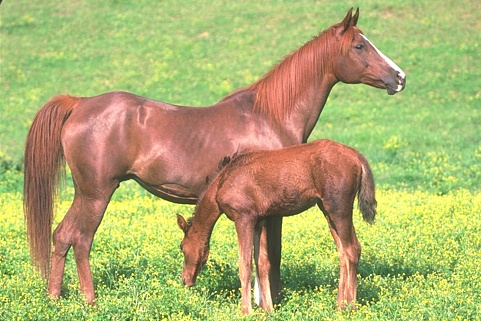
%> input picture 期末汇总/10185102144_董辰尧_代码/实验七/113044.jpg, 481 x 321 px
$ octave Main.m   (GNU Octave 9; MATLAB toolbox functions it lacks are replaced by stand-ins)
%> lines starting %> are read from the running program, lines starting %| are printed output that depends on the picture; in (x1, y1, x2, y2) boxes, pixels count from 0 and x2, y2 are one past the last pixel; in counts of white or black regions, pixels touching at a corner belong together; the program's own positions count from 1
### SFFCMCode/w_MMGR_WT.m
%% MMGR-WT achieves superpixel segmentation using adaptive and multiscale morphological gradient reconstruction
% L_seg is lable image with line
% i is the maximal iterations
% diff is the difference between the previous result and current gradient
function [L_seg,i,diff]=w_MMGR_WT(f,se_start)
% gauP=5 is the default value
% se_start=1;
max_itr=50;
min_impro=0.0001;
%% step1 gaussian filtering
sigma=1.0;gausFilter=fspecial('gaussian',[5 5],sigma);g=imfilter(f,gausFilter,'replicate');
%% step2 compute gradient image
gg=colorspace('Lab<-RGB',g);
a1=sgrad_edge(normalized(gg(:,:,1))).^2;b1=sgrad_edge(abs(normalized(gg(:,:,2)))).^2;c1=sgrad_edge(normalized(gg(:,:,3))).^2;
ngrad_f1=sqrt(a1+b1+c1);
%% step3 MMGR
f_g=zeros(size(f,1),size(f,2));diff=zeros(max_itr,1);
for i=1:max_itr
    gx=w_recons_CO(ngrad_f1,strel('disk',i+se_start-1));
    f_g2=max(f_g,double(gx));
    f_g1=f_g;f_g=f_g2;
    diff(i)=mean2(abs(f_g1 - f_g2));
	if i > 1
		if diff(i) < min_impro, break; end
    end
end
%% step4  watershed
L_seg=watershed(f_g);

### SFFCMCode/colorspace.m
function varargout = colorspace(Conversion,varargin)
%Ó¦ÓÃËµÃ÷£ºf2=colorspace('HSV<-RGB',f);f2ÎªÊä³ö£¬fÎªÊäÈë,¡®HSV<-RGB¡¯±íÊ¾´ÓRGB²ÊÉ«¿Õ¼ä×ª»»µ½HSV²ÊÉ«¿Õ¼ä
%COLORSPACE  Convert a color image between color representations.
%   B = COLORSPACE(S,A) converts the color representation of image A
%   where S is a string specifying the conversion.  S tells the
%   source and destination color spaces, S = 'dest<-src', or
%   alternatively, S = 'src->dest'.  Supported color spaces are
%
%     'RGB'              R'G'B' Red Green Blue (ITU-R BT.709 gamma-corrected)
%     'YPbPr'            Luma (ITU-R BT.601) + Chroma
%     'YCbCr'/'YCC'      Luma + Chroma ("digitized" version of Y'PbPr)
%     'YUV'              NTSC PAL Y'UV Luma + Chroma
%     'YIQ'              NTSC Y'IQ Luma + Chroma
%     'YDbDr'            SECAM Y'DbDr Luma + Chroma
%     'JPEGYCbCr'        JPEG-Y'CbCr Luma + Chroma
%     'HSV'/'HSB'        Hue Saturation Value/Brightness
%     'HSL'/'HLS'/'HSI'  Hue Saturation Luminance/Intensity
%     'XYZ'              CIE XYZ
%     'Lab'              CIE L*a*b* (CIELAB)
%     'Luv'              CIE L*u*v* (CIELUV)
%     'Lch'              CIE L*ch (CIELCH)
%
%  All conversions assume 2 degree observer and D65 illuminant.  Color
%  space names are case insensitive.  When R'G'B' is the source or
%  destination, it can be omitted. For example 'yuv<-' is short for
%  'yuv<-rgb'.
%
%  MATLAB uses two standard data formats for R'G'B': double data with
%  intensities in the range 0 to 1, and uint8 data with integer-valued
%  intensities from 0 to 255.  As MATLAB's native datatype, double data is
%  the natural choice, and the R'G'B' format used by colorspace.  However,
%  for memory and computational performance, some functions also operate
%  with uint8 R'G'B'.  Given uint8 R'G'B' color data, colorspace will
%  first cast it to double R'G'B' before processing.
%
%  If A is an Mx3 array, like a colormap, B will also have size Mx3.
%
%  [B1,B2,B3] = COLORSPACE(S,A) specifies separate output channels.
%  COLORSPACE(S,A1,A2,A3) specifies separate input channels.
% Pascal Getreuer 2005-2006
%%% Input parsing %%%
if nargin < 2, error('Not enough input arguments.'); end
[SrcSpace,DestSpace] = parse(Conversion);
if nargin == 2
   Image = varargin{1};
elseif nargin >= 3
   Image = cat(3,varargin{:});
else
   error('Invalid number of input arguments.');
end
FlipDims = (size(Image,3) == 1);
if FlipDims, Image = permute(Image,[1,3,2]); end
if ~isa(Image,'double'), Image = double(Image)/255; end
if size(Image,3) ~= 3, error('Invalid input size.'); end
SrcT = gettransform(SrcSpace);
DestT = gettransform(DestSpace);
if ~ischar(SrcT) & ~ischar(DestT)
   % Both source and destination transforms are affine, so they
   % can be composed into one affine operation
   T = [DestT(:,1:3)*SrcT(:,1:3),DestT(:,1:3)*SrcT(:,4)+DestT(:,4)];
   Temp = zeros(size(Image));
   Temp(:,:,1) = T(1)*Image(:,:,1) + T(4)*Image(:,:,2) + T(7)*Image(:,:,3) + T(10);
   Temp(:,:,2) = T(2)*Image(:,:,1) + T(5)*Image(:,:,2) + T(8)*Image(:,:,3) + T(11);
   Temp(:,:,3) = T(3)*Image(:,:,1) + T(6)*Image(:,:,2) + T(9)*Image(:,:,3) + T(12);
   Image = Temp;
elseif ~ischar(DestT)
   Image = rgb(Image,SrcSpace);
   Temp = zeros(size(Image));
   Temp(:,:,1) = DestT(1)*Image(:,:,1) + DestT(4)*Image(:,:,2) + DestT(7)*Image(:,:,3) + DestT(10);
   Temp(:,:,2) = DestT(2)*Image(:,:,1) + DestT(5)*Image(:,:,2) + DestT(8)*Image(:,:,3) + DestT(11);
   Temp(:,:,3) = DestT(3)*Image(:,:,1) + DestT(6)*Image(:,:,2) + DestT(9)*Image(:,:,3) + DestT(12);
   Image = Temp;
else
   Image = feval(DestT,Image,SrcSpace);
end
%%% Output format %%%
if nargout > 1
   varargout = {Image(:,:,1),Image(:,:,2),Image(:,:,3)};
else
   if FlipDims, Image = permute(Image,[1,3,2]); end
   varargout = {Image};
end
return;

function [SrcSpace,DestSpace] = parse(Str)
% Parse conversion argument
if isstr(Str)
   Str = lower(strrep(strrep(Str,'-',''),' ',''));
   k = find(Str == '>');

   if length(k) == 1         % Interpret the form 'src->dest'
      SrcSpace = Str(1:k-1);
      DestSpace = Str(k+1:end);
   else
      k = find(Str == '<');

      if length(k) == 1      % Interpret the form 'dest<-src'
         DestSpace = Str(1:k-1);
         SrcSpace = Str(k+1:end);
      else
         error(['Invalid conversion, ''',Str,'''.']);
      end
   end

   SrcSpace = alias(SrcSpace);
   DestSpace = alias(DestSpace);
else
   SrcSpace = 1;             % No source pre-transform
   DestSpace = Conversion;
   if any(size(Conversion) ~= 3), error('Transformation matrix must be 3x3.'); end
end
return;

function Space = alias(Space)
Space = strrep(Space,'cie','');
if isempty(Space)
   Space = 'rgb';
end
switch Space
case {'ycbcr','ycc'}
   Space = 'ycbcr';
case {'hsv','hsb'}
   Space = 'hsv';
case {'hsl','hsi','hls'}
   Space = 'hsl';
case {'rgb','yuv','yiq','ydbdr','ycbcr','jpegycbcr','xyz','lab','luv','lch'}
   return;
end
return;

function T = gettransform(Space)
% Get a colorspace transform: either a matrix describing an affine transform,
% or a string referring to a conversion subroutine
switch Space
case 'ypbpr'
   T = [0.299,0.587,0.114,0;-0.1687367,-0.331264,0.5,0;0.5,-0.418688,-0.081312,0];
case 'yuv'
   % R'G'B' to NTSC/PAL YUV
   T = [0.299,0.587,0.114,0;-0.147,-0.289,0.436,0;0.615,-0.515,-0.100,0];
case 'ydbdr'
   % R'G'B' to SECAM YDbDr
   T = [0.299,0.587,0.114,0;-0.450,-0.883,1.333,0;-1.333,1.116,0.217,0];
case 'yiq'
   % R'G'B' in [0,1] to NTSC YIQ in [0,1];[-0.595716,0.595716];[-0.522591,0.522591];
   T = [0.299,0.587,0.114,0;0.595716,-0.274453,-0.321263,0;0.211456,-0.522591,0.311135,0];
case 'ycbcr'
   % R'G'B' (range [0,1]) to ITU-R BRT.601 (CCIR 601) Y'CbCr
   % Poynton, Equation 3, scaling of R'G'B to Y'PbPr conversion
   T = [65.481,128.553,24.966,16;-37.797,-74.203,112.0,128;112.0,-93.786,-18.214,128];
case 'jpegycbcr'
   T = [0.299,0.587,0.114,0;-0.168736,-0.331264,0.5,0.5;0.5,-0.418688,-0.081312,0.5]*255;
case {'rgb','xyz','hsv','hsl','lab','luv','lch'}
   T = Space;
otherwise
   error(['Unknown color space, ''',Space,'''.']);
end
return;

function Image = rgb(Image,SrcSpace)
% Convert to Rec. 709 R'G'B' from 'SrcSpace'
switch SrcSpace
case 'rgb'
   return;
case 'hsv'
   % Convert HSV to R'G'B'
   Image = huetorgb((1 - Image(:,:,2)).*Image(:,:,3),Image(:,:,3),Image(:,:,1));
case 'hsl'
   % Convert HSL to R'G'B'
   L = Image(:,:,3);
   Delta = Image(:,:,2).*min(L,1-L);
   Image = huetorgb(L-Delta,L+Delta,Image(:,:,1));
case {'xyz','lab','luv','lch'}
   % Convert to CIE XYZ
   Image = xyz(Image,SrcSpace);
   % Convert XYZ to RGB
   T = [3.240479,-1.53715,-0.498535;-0.969256,1.875992,0.041556;0.055648,-0.204043,1.057311];
   R = T(1)*Image(:,:,1) + T(4)*Image(:,:,2) + T(7)*Image(:,:,3);  % R
   G = T(2)*Image(:,:,1) + T(5)*Image(:,:,2) + T(8)*Image(:,:,3);  % G
   B = T(3)*Image(:,:,1) + T(6)*Image(:,:,2) + T(9)*Image(:,:,3);  % B
   % Desaturate and rescale to constrain resulting RGB values to [0,1]
   AddWhite = -min(min(min(R,G),B),0);
   Scale = max(max(max(R,G),B)+AddWhite,1);
   R = (R + AddWhite)./Scale;
   G = (G + AddWhite)./Scale;
   B = (B + AddWhite)./Scale;
   % Apply gamma correction to convert RGB to Rec. 709 R'G'B'
   Image(:,:,1) = gammacorrection(R);  % R'
   Image(:,:,2) = gammacorrection(G);  % G'
   Image(:,:,3) = gammacorrection(B);  % B'
otherwise  % Conversion is through an affine transform
   T = gettransform(SrcSpace);
   temp = inv(T(:,1:3));
   T = [temp,-temp*T(:,4)];
   R = T(1)*Image(:,:,1) + T(4)*Image(:,:,2) + T(7)*Image(:,:,3) + T(10);
   G = T(2)*Image(:,:,1) + T(5)*Image(:,:,2) + T(8)*Image(:,:,3) + T(11);
   B = T(3)*Image(:,:,1) + T(6)*Image(:,:,2) + T(9)*Image(:,:,3) + T(12);
   AddWhite = -min(min(min(R,G),B),0);
   Scale = max(max(max(R,G),B)+AddWhite,1);
   R = (R + AddWhite)./Scale;
   G = (G + AddWhite)./Scale;
   B = (B + AddWhite)./Scale;
   Image(:,:,1) = R;
   Image(:,:,2) = G;
   Image(:,:,3) = B;
end
% Clip to [0,1]
Image = min(max(Image,0),1);
return;


function Image = xyz(Image,SrcSpace)
% Convert to CIE XYZ from 'SrcSpace'
WhitePoint = [0.950456,1,1.088754];
switch SrcSpace
case 'xyz'
   return;
case 'luv'
   % Convert CIE L*uv to XYZ
   WhitePointU = (4*WhitePoint(1))./(WhitePoint(1) + 15*WhitePoint(2) + 3*WhitePoint(3));
   WhitePointV = (9*WhitePoint(2))./(WhitePoint(1) + 15*WhitePoint(2) + 3*WhitePoint(3));
   L = Image(:,:,1);
   Y = (L + 16)/116;
   Y = invf(Y)*WhitePoint(2);
   U = Image(:,:,2)./(13*L + 1e-6*(L==0)) + WhitePointU;
   V = Image(:,:,3)./(13*L + 1e-6*(L==0)) + WhitePointV;
   Image(:,:,1) = -(9*Y.*U)./((U-4).*V - U.*V);                  % X
   Image(:,:,2) = Y;                                             % Y
   Image(:,:,3) = (9*Y - (15*V.*Y) - (V.*Image(:,:,1)))./(3*V);  % Z
case {'lab','lch'}
   Image = lab(Image,SrcSpace);
   % Convert CIE L*ab to XYZ
   fY = (Image(:,:,1) + 16)/116;
   fX = fY + Image(:,:,2)/500;
   fZ = fY - Image(:,:,3)/200;
   Image(:,:,1) = WhitePoint(1)*invf(fX);  % X
   Image(:,:,2) = WhitePoint(2)*invf(fY);  % Y
   Image(:,:,3) = WhitePoint(3)*invf(fZ);  % Z
otherwise   % Convert from some gamma-corrected space
   % Convert to Rec. 701 R'G'B'
   Image = rgb(Image,SrcSpace);
   % Undo gamma correction
   R = invgammacorrection(Image(:,:,1));
   G = invgammacorrection(Image(:,:,2));
   B = invgammacorrection(Image(:,:,3));
   % Convert RGB to XYZ
   T = inv([3.240479,-1.53715,-0.498535;-0.969256,1.875992,0.041556;0.055648,-0.204043,1.057311]);
   Image(:,:,1) = T(1)*R + T(4)*G + T(7)*B;  % X
   Image(:,:,2) = T(2)*R + T(5)*G + T(8)*B;  % Y
   Image(:,:,3) = T(3)*R + T(6)*G + T(9)*B;  % Z
end
return;

% [34 lines left out: functions hsv, hsl, not called in this run]

function Image = lab(Image,SrcSpace)
% Convert to CIE L*a*b* (CIELAB)
WhitePoint = [0.950456,1,1.088754];
switch SrcSpace
case 'lab'
   return;
case 'lch'
   % Convert CIE L*CH to CIE L*ab
   C = Image(:,:,2);
   Image(:,:,2) = cos(Image(:,:,3)*pi/180).*C;  % a*
   Image(:,:,3) = sin(Image(:,:,3)*pi/180).*C;  % b*
otherwise
   Image = xyz(Image,SrcSpace);  % Convert to XYZ
   % Convert XYZ to CIE L*a*b*
   X = Image(:,:,1)/WhitePoint(1);
   Y = Image(:,:,2)/WhitePoint(2);
   Z = Image(:,:,3)/WhitePoint(3);
   fX = f(X);
   fY = f(Y);
   fZ = f(Z);
   Image(:,:,1) = 116*fY - 16;    % L*
   Image(:,:,2) = 500*(fX - fY);  % a*
   Image(:,:,3) = 200*(fY - fZ);  % b*
end
return;

% [63 lines left out: functions luv, lch, huetorgb, rgbtohue, gammacorrection, not called in this run]

function R = invgammacorrection(Rp)
R = real(((Rp + 0.099)/1.099).^(1/0.45));
i = (R < 0.018);
R(i) = Rp(i)/4.5138;
return;

function fY = f(Y)
fY = real(Y.^(1/3));
i = (Y < 0.008856);
fY(i) = Y(i)*(841/108) + (4/29);
return;

% [5 lines left out: function invf, not called in this run]

### SFFCMCode/normalized.m
function g=normalized(a)
if length(size(a))<3
g=g_normalized(a);
else
   f1=a(:,:,1);f2=a(:,:,2);f3=a(:,:,3);
   ff1=g_normalized(f1);ff2=g_normalized(f2);ff3=g_normalized(f3);
   g=cat(3,ff1,ff2,ff3);
end

function g=g_normalized(a)
a=double(a);
a_min=min(a(:));
g=a-a_min;
g_max=max(g(:));
g=g/g_max;


### SFFCMCode/sgrad_edge.m
function grad_f=sgrad_edge(f)
f=double(f);
h=fspecial('sobel');
gs=imfilter(double(f),h);
gs2=imfilter(double(f),h');
grad_f=normalized(sqrt(gs.^2+gs2.^2));

### SFFCMCode/w_recons_CO.m
function fobrcbr=w_recons_CO(f,se)
fe=imerode(f,se);
fobr=imreconstruct(fe,f);
fobrc=imcomplement(fobr);
fobrce=imerode(fobrc,se);
fobrcbr=imcomplement(imreconstruct(fobrce,fobrc));

### SFFCMCode/Label_image.m

function [fs,center_p,Num_p,center_lab]=Label_image(f,L)
%fs is the result of segmentation, center_p is the center pixel of each
%areas
% f is the original image
% L is the label image
f=double(f);
num_area=max(max(L)); %The number of segmented areas
Num_p=zeros(num_area,1);
if size(f,3)<2
    [M,N]=size(f);
    s3=L;
    fs=zeros(M,N);
    center_p=zeros(num_area,1);
    for i=1:num_area
        f2=f(s3==i);f_med=median(f2);fx=double((s3==i))*double(f_med);
        fs=fs+fx;
        center_p(i,:)=uint8(f_med);
        Num_p=zeros(num_area,1);
    end
    fs=uint8(fs);
    %% Color image
else
    [M,N]=size(f(:,:,1));
    s3=L;
    fs=zeros(M,N,3);
    fr=f(:,:,1);fg=f(:,:,2);fb=f(:,:,3);
    center_p=zeros(num_area,3);
    for i=1:num_area
        fr2=fr(s3==i);r_med=median(fr2);r=(s3==i)*r_med;
        fg2=fg(s3==i);g_med=median(fg2);g=(s3==i)*g_med;
        fb2=fb(s3==i);b_med=median(fb2);b=(s3==i)*b_med;
        fs=fs+cat(3,r,g,b);
        center_p(i,:)=uint8([r_med g_med b_med]);
        Num_p(i)=sum(sum(s3==i));
    end
    fs=uint8(fs);
end
TT=cat(3,center_p(:,1),center_p(:,2),center_p(:,3));
TT2=colorspace('Lab<-RGB',TT);
TT2r=TT2(:,:,1);TT2g=TT2(:,:,2);TT2b=TT2(:,:,3);
center_lab(:,1)=TT2r(:);center_lab(:,2)=TT2g(:);center_lab(:,3)=TT2b(:);

### SFFCMCode/w_super_fcm.m
function [Lr2,center_Lab,U,iter_n]=w_super_fcm(L1,data, Label_n,cluster_n, options)
%% check  input variants
if nargin ~= 4 && nargin ~= 5
    error('Too many or too few input arguments!');
end
data_n = size(data, 1); %the row of input matrix
% Change the following to set default options
default_options = [2;	% exponent for the partition matrix U
    50;	% max. number of iteration
    1e-5;	% min. amount of improvement
    1];	% info display during iteration

if nargin == 4,
    options = default_options;
else
    % If "options" is not fully specified, pad it with default values.
    if length(options) < 4,
        tmp = default_options;
        tmp(1:length(options)) = options;
        options = tmp;
    end
    % If some entries of "options" are nan's, replace them with defaults.
    nan_index = find(isnan(options)==1);
    options(nan_index) = default_options(nan_index);
    if options(1) <= 1,
        error('The exponent should be greater than 1!');
    end
end
expo = options(1);		% Exponent for U
max_iter = options(2);		% Max. iteration
min_impro = options(3);		% Min. improvement
display = options(4);		% Display info or not
iter_n=0; % actual number of iteration
U = initfcm(cluster_n, data_n);			% Initial fuzzy partition
Num=ones(cluster_n,1)*Label_n';
for i = 1:max_iter
    mf = Num.*U.^expo;       % MF matrix after exponential modification
    center = mf*data./((ones(size(data, 2), 1)*sum(mf'))'); % new center
    out = zeros(size(center, 1), size(data, 1));
    if size(center, 2) > 1
        for k = 1:size(center, 1)
            out(k, :) = sqrt(sum(((data-ones(size(data, 1), 1)*center(k, :)).^2)'));
        end
    else	% 1-D data
        for k = 1:size(center, 1)
            out(k, :) = abs(center(k)-data)';
        end
    end
    dist=out+eps;
    tmp = dist.^(-2/(expo-1));
    U = tmp./(ones(cluster_n, 1)*sum(tmp)+eps);
    Uc{i}=U;
    if i> 1
        if abs(max(max(Uc{i} - Uc{i-1}))) < min_impro, break; end
    end
end
iter_n = i;
center_Lab=center;
[~,IDX2]=max(U);
%%
Lr2=zeros(size(L1,1),size(L1,2));
for i=1:max(L1(:))
    Lr2=Lr2+(L1==i)*IDX2(i);
end

### 期末汇总/10185102144_董辰尧_代码/实验七/Main.m
clear all
close all
%%
cluster=2;
f_ori=imread('113044.jpg');
%> f_ori is the input picture: size 321x481x3 uint8; mean R, G, B 174.6, 175.1, 111
% Note that you can repeat the program for several times to obtain the best
% segmentation result for image '12003.jpg'
%% generate superpixels
%SFFCM only needs a minimal structuring element for MMGR, we usually set SE=2 or SE=3 for
%MMGR.
SE=3;
L1=w_MMGR_WT(f_ori,SE);
%> in colorspace, `Image = feval(DestT,Image,SrcSpace);`:
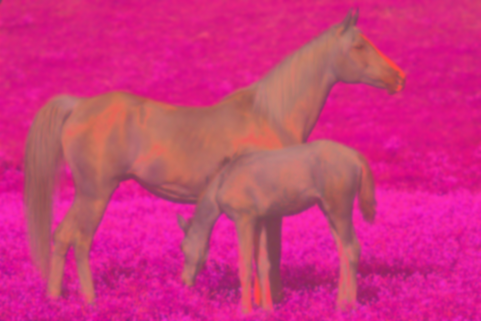
%> Image: size 321x481x3 double; mean R, G, B 73.2, -8.7, 30.2; drawn with min black and max white
%> in colorspace, `varargout = {Image};`: varargout = 1 item
%> in g_normalized, `a_min=min(a(:));`: a_min = 26.9
%> in g_normalized, `g_max=max(g(:));`: g_max = 72.81
%> in g_normalized (call 5), `a=double(a);`:
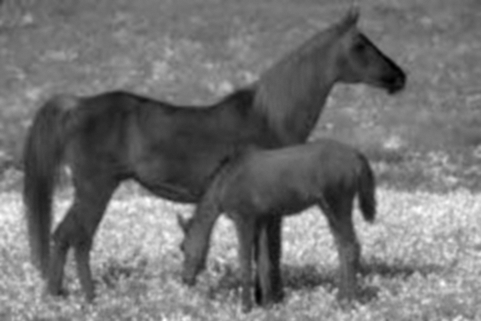
%> a: size 321x481 double; min 0.298, max 66.5, mean 30.2; drawn with min black and max white
%> in g_normalized (call 5), `a_min=min(a(:));`: a_min = 0.298
%> in g_normalized (call 5), `g_max=max(g(:));`: g_max = 66.2
%> the loop in w_MMGR_WT, `for i=1:max_itr` made 13 passes
%> pass 1, in w_recons_CO, `fobrce=imerode(fobrc,se);`:
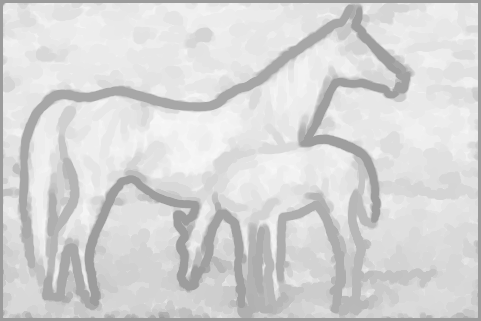
%> fobrce: size 321x481 double; min 0.612, max 0.975, mean 0.842
%> after the loop in w_MMGR_WT, `for i=1:max_itr`: diff = 50 values, max 0.122 at index 1, min 0 at index 14, mean 0.00258
%> in w_MMGR_WT, `L_seg=watershed(f_g);`: L_seg: size 321x481 uint8; 21 distinct labels, from 0 to 20
L2=imdilate(L1,strel('square',2));
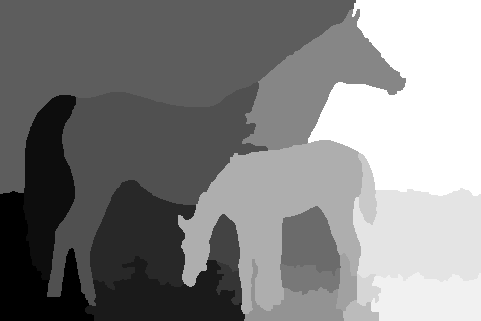
%> L2: size 321x481 uint8; min 1, max 20, mean 10.81; drawn with min black and max white
[~,~,Num,centerLab]=Label_image(f_ori,L2);
%> in Label_image, `num_area=max(max(L));`: num_area = 20
%> in Label_image, `[M,N]=size(f(:,:,1));`: M = 321; N = 481
%> in Label_image, `fs=zeros(M,N,3);`: fs: size 321x481x3 double; every value is 0
%> in Label_image, `fb=f(:,:,3)`:
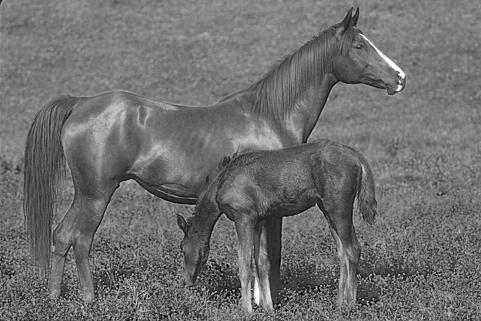
%> fb: size 321x481 double; min 0, max 255, mean 111
%> the loop in Label_image, `for i=1:num_area` made 20 passes
%> (r_med, g_med, b_med) on passes 1 to 12: (178, 208, 106), (156, 113, 89), (162, 196, 105), (205, 230, 114), (86, 116, 63), (214, 232, 118), (184, 123, 107), (174, 204, 127), (221, 237, 117), (87, 121, 70), (186, 118, 100), (172, 199, 106)
%> pass 1, in Label_image, `r=(s3==i)*r_med`:
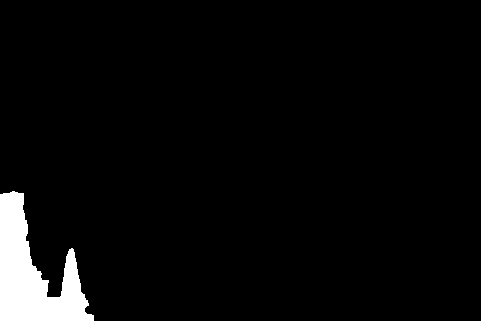
%> r: size 321x481 double; values 0 (black) and 178 (white), 4% white; 1 white region, box (x1, y1, x2, y2) and area: (0, 191, 94, 321) 6185
%> after the loop in Label_image, `for i=1:num_area`:
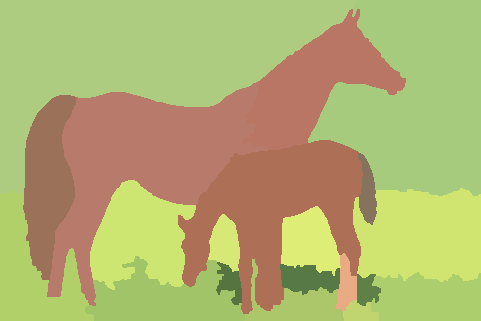
%> fs: size 321x481x3 double; mean R, G, B 177.3, 176, 110.9
%> after the loop in Label_image, `for i=1:num_area`: Num_p = 20 values, max 32410 at index 8, min 542 at index 15, mean 7720.1; center_p = 20 rows, first 12: [178 208 106; 156 113 89; 162 196 105; 205 230 114; 86 116 63; 214 232 118; 184 123 107; 174 204 127; 221 237 117; 87 121 70; 186 118 100; 172 199 106]
%> in Label_image, `TT2r=TT2(:,:,1)`: TT2r = 20 values, max 6009.7 at index 9, min 3442.6 at index 5, mean 4814.9
%> in Label_image, `TT2g=TT2(:,:,2)`: TT2g = 20 values, max 1412.7 at index 11, min -1530.1 at index 19, mean -655.3
%> in Label_image, `TT2b=TT2(:,:,3)`: TT2b = 20 values, max 3165.4 at index 9, min 879.6 at index 16, mean 2057.6
%> Num has the same summary as Num_p in Label_image; centerLab = 20 rows, first 12: [5393 -1465.4 2692.1; 3792 800.3 1176.8; 5141.9 -1496.4 2401.5; 5840 -1421 3030.1; 3442.6 -1249.3 1541.6; 5908.1 -1257.4 3011.1; 4144 1250 1070.1; 5331.7 -1302.4 2003.7; 6009.7 -1244.4 3165.4; 3546.2 -1315.4 1437.2; 4081 1412.7 1223.5; 5228.6 -1352.4 2487.5]
%% fast FCM
Label=w_super_fcm(L2,centerLab,Num,cluster);
%> the run ends on the next line

$ run again, with 期末汇总/10185102144_董辰尧_代码/实验七/12003.jpg copied over 期末汇总/10185102144_董辰尧_代码/实验七/113044.jpg
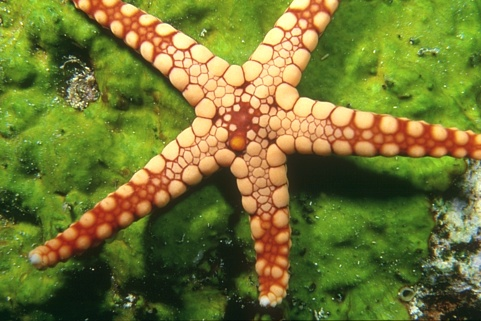
%> input picture 期末汇总/10185102144_董辰尧_代码/实验七/12003.jpg, 481 x 321 px
%> f_ori is the input picture: size 321x481x3 uint8; mean R, G, B 114.1, 118.7, 50.3
%> varargout = 1 item
%> a_min = 11.09
%> g_max = 87.95
%> after the loop in w_MMGR_WT, `for i=1:max_itr`: diff = 50 values, max 0.0948 at index 1, min 0 at index 18, mean 0.00213
%> L_seg: size 321x481 uint8; 78 distinct labels, from 0 to 77
%> num_area = 77
%> M = 321; N = 481
%> the loop in Label_image, `for i=1:num_area` made 77 passes
%> (r_med, g_med, b_med) on passes 1 to 8: (33, 51, 20), (91, 122, 34), (100, 133, 34), (17, 30, 16), (162, 88, 39), (228, 163, 81), (223.5, 155.5, 83), (104, 135, 36)
%> pass 1, in Label_image, `r=(s3==i)*r_med`:
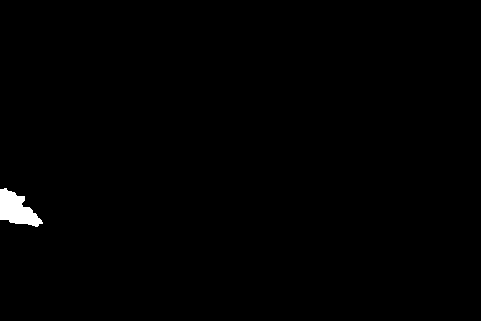
%> r: size 321x481 double; values 0 (black) and 33 (white), 0.62% white; 1 white region, box (x1, y1, x2, y2) and area: (0, 188, 43, 227) 963
%> after the loop in Label_image, `for i=1:num_area`:
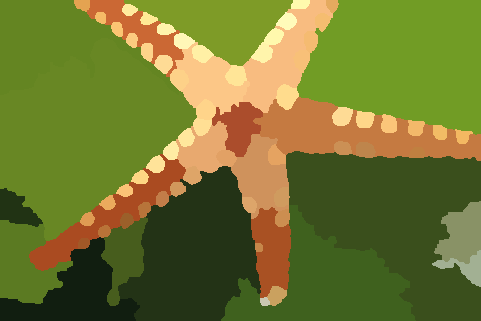
%> fs: size 321x481x3 double; mean R, G, B 114.4, 119.2, 47.2
%> after the loop in Label_image, `for i=1:num_area`: Num_p = 77 values, max 23131 at index 8, min 66 at index 47, mean 2005.2; center_p = 77 rows, first 12: [33 51 20; 91 122 34; 100 133 34; 17 30 16; 162 88 39; 228 163 81; 224 156 83; 104 135 36; 203 104 53; 247 188 104; 185 115 56; 236 170 93]
%> TT2r = 77 values, max 6406.7 at index 55, min 1231 at index 4, mean 4884.5
%> TT2g = 77 values, max 2138.9 at index 31, min -1870.2 at index 76, mean 289.1
%> TT2b = 77 values, max 3157.9 at index 43, min 542.4 at index 4, mean 2296
%> Num has the same summary as Num_p in Label_image; centerLab = 77 rows, first 12: [1838.5 -888.8 1104; 3555.8 -1475.7 2528.6; 3793.4 -1564.4 2766.5; 1231 -627.2 542.4; 3438.6 1554.1 2430.3; 4958.3 886.2 2956.3; 4838.9 1014.1 2757.9; 3845.8 -1515.2 2778; 3990.6 2039.8 2678.4; 5426.6 665.2 2868.3; 3995.3 1281.7 2550.6; 5110 905.4 2798.1]
